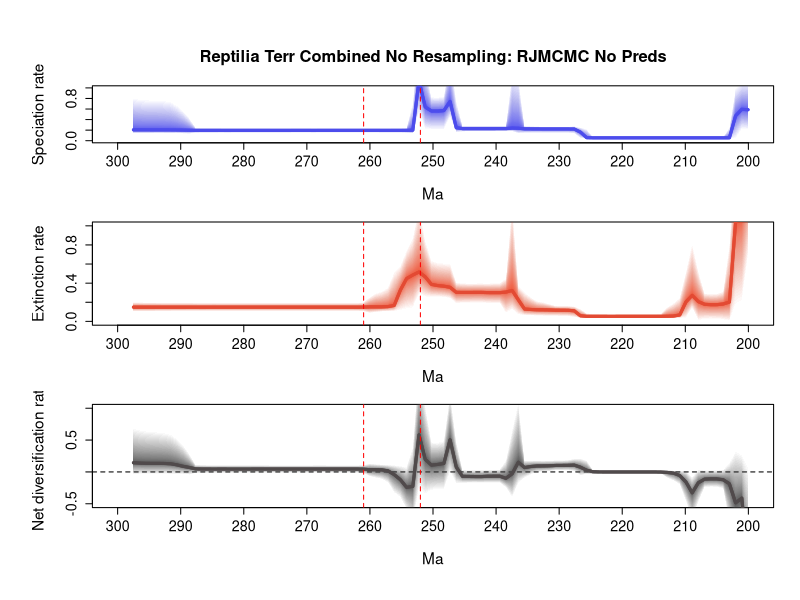

Write R code to recreate this figure.
# 1 files combined:
# 	C:\Users\SimoesLabAdmin\Documents\BDNN_Arielli\reptilia\mcmc_fixshift_no_predictors\D_mcmc\combined_10_marginal_rates.log

# 95% HPDs calculated using code from Biopy (https://www.cs.auckland.ac.nz/~yhel002/biopy/)

######### CHANGE PATHS TO YOUR OWN FILES #########
pdf(file="C:/Users/SimoesLabAdmin/Documents/BDNN_Arielli/updated_occurrence_analyses/model_2_and_5/200_its/reptilia_terr_200_combined_no_resampling_test/reptilia_terr_combined_no_resampling_test_RTT_marginal_rates.pdf",width=8, height=10.8)
par(mfrow=c(3,1), cex.main=1.7, cex.lab=1.4, cex.axis=1.3,
    mgp=c(3.5, 1, 0),      # distance of axis labels from plot, increase first value to move y axis label further out
    oma=c(2, 2, 2, 0))     # outer margins for the entire figure

library(scales)
plot_RTT <- function (age,hpd_M,hpd_m,mean_m,color){
    N=100
    beta=(1:(N-1))/N
    alpha_shape=0.25
    cat=1-(beta^(1./alpha_shape))
    for (i in 1:(N-1)){
        trans= 1/N + 2/N
        polygon(c(age, rev(age)), c(hpd_M-((hpd_M-mean_m)*cat[i]), rev(hpd_m+((mean_m-hpd_m)*cat[i]))), col = alpha(color,trans), border = NA)
    }
    lines(rev(age), rev(mean_m), col = color, lwd=3)
}

######### ADD YOUR OWN DATA HERE, OUTPUTTED BY THE USE OF -PLOT2 (-plot 2 gives cloud with hpd intervals, -plot does not) #########
# L_hpd_m95=c(NA, NA,NA,NA,NA,NA,NA,NA,NA,NA,NA,NA,NA,NA,NA,NA,NA,NA,NA,NA,NA,NA,NA,NA,NA,NA,NA,NA,NA,NA,NA,NA,NA,NA,NA,NA,NA,NA,NA,NA,NA,NA,NA,NA,NA,NA,NA,NA,NA,NA,NA,NA,NA,NA,NA,NA,NA,NA,NA,NA,NA,NA,NA,NA,NA,NA,NA,NA,NA,NA,NA,NA,NA,NA,NA,NA,NA,NA,NA,NA,NA,NA,NA,NA,NA,NA,NA,NA,NA,NA,NA,NA,NA,NA,NA,NA,NA,NA,NA,NA,NA,NA,NA,NA,NA,NA,NA,NA,NA,NA,NA,NA,NA,NA,NA,NA,NA,NA,NA,NA,NA,NA,NA,NA,NA,NA,NA,NA,NA,NA,NA,NA,NA,NA,NA,NA,NA,NA,NA,NA,NA,NA,NA,NA,NA,NA,NA,NA,NA,NA,NA,NA,NA,NA,NA,NA,NA,NA,NA,NA,NA,NA,NA,NA,NA,NA,NA,NA,NA,NA,NA,NA,NA,NA,NA,NA,NA,NA,NA,NA,NA,NA,NA,NA,NA,NA,NA,NA,NA,NA,NA,NA,NA,NA,NA,NA,NA,NA,NA,NA,0.114994,0.114994,0.114994,0.114994,0.114994,0.114994,0.114994,0.114994,0.114994,0.033474,0.033474,0.033474,0.033474,0.033474,0.033474,0.033474,0.033474,0.033474,0.046121,0.046121,0.046121,0.046121,0.046121,0.046121,0.046121,0.046121,0.046121,0.046121,0.152609,0.152609,0.152609,0.152609,0.152609,0.152609,0.152609,0.152609,0.152609,0.152609,0.139653,0.139653,0.139653,0.139653,0.139653,0.181072,0.181072,0.181072,0.181072,0.181072,0.606852,0.606852,0.606852,0.606852,0.606852,0.136972,0.136972,0.136972,0.136972,0.136972,0.136972,0.136972,0.089169,0.089169,0.089169,0.089169,0.089169,0.110491,0.110491,0.110491,0.110491,0.110491,0.110491,0.110491,0.110491,0.110491,0.015348,0.015348,0.015348,0.015348,0.015348,0.015348,0.015348,0.015348,0.015348,0.015348,0.057541,0.057541,0.057541,0.057541,0.057541,0.057541,0.057541,0.212008,0.212008,0.212008,0.212008,0.212008,0.212008,0.212008)
# L_hpd_M95=c(NA, NA,NA,NA,NA,NA,NA,NA,NA,NA,NA,NA,NA,NA,NA,NA,NA,NA,NA,NA,NA,NA,NA,NA,NA,NA,NA,NA,NA,NA,NA,NA,NA,NA,NA,NA,NA,NA,NA,NA,NA,NA,NA,NA,NA,NA,NA,NA,NA,NA,NA,NA,NA,NA,NA,NA,NA,NA,NA,NA,NA,NA,NA,NA,NA,NA,NA,NA,NA,NA,NA,NA,NA,NA,NA,NA,NA,NA,NA,NA,NA,NA,NA,NA,NA,NA,NA,NA,NA,NA,NA,NA,NA,NA,NA,NA,NA,NA,NA,NA,NA,NA,NA,NA,NA,NA,NA,NA,NA,NA,NA,NA,NA,NA,NA,NA,NA,NA,NA,NA,NA,NA,NA,NA,NA,NA,NA,NA,NA,NA,NA,NA,NA,NA,NA,NA,NA,NA,NA,NA,NA,NA,NA,NA,NA,NA,NA,NA,NA,NA,NA,NA,NA,NA,NA,NA,NA,NA,NA,NA,NA,NA,NA,NA,NA,NA,NA,NA,NA,NA,NA,NA,NA,NA,NA,NA,NA,NA,NA,NA,NA,NA,NA,NA,NA,NA,NA,NA,NA,NA,NA,NA,NA,NA,NA,NA,NA,NA,NA,NA,0.189141,0.189141,0.189141,0.189141,0.189141,0.189141,0.189141,0.189141,0.189141,0.069574,0.069574,0.069574,0.069574,0.069574,0.069574,0.069574,0.069574,0.069574,0.088657,0.088657,0.088657,0.088657,0.088657,0.088657,0.088657,0.088657,0.088657,0.088657,0.224674,0.224674,0.224674,0.224674,0.224674,0.224674,0.224674,0.224674,0.224674,0.224674,0.257379,0.257379,0.257379,0.257379,0.257379,0.303106,0.303106,0.303106,0.303106,0.303106,0.951545,0.951545,0.951545,0.951545,0.951545,0.333101,0.333101,0.333101,0.333101,0.333101,0.333101,0.333101,0.395803,0.395803,0.395803,0.395803,0.395803,0.357951,0.357951,0.357951,0.357951,0.357951,0.357951,0.357951,0.357951,0.357951,0.13264,0.13264,0.13264,0.13264,0.13264,0.13264,0.13264,0.13264,0.13264,0.13264,0.231432,0.231432,0.231432,0.231432,0.231432,0.231432,0.231432,1.020888,1.020888,1.020888,1.020888,1.020888,1.020888,1.020888)
# M_hpd_m95=c(NA, NA,NA,NA,NA,NA,NA,NA,NA,NA,NA,NA,NA,NA,NA,NA,NA,NA,NA,NA,NA,NA,NA,NA,NA,NA,NA,NA,NA,NA,NA,NA,NA,NA,NA,NA,NA,NA,NA,NA,NA,NA,NA,NA,NA,NA,NA,NA,NA,NA,NA,NA,NA,NA,NA,NA,NA,NA,NA,NA,NA,NA,NA,NA,NA,NA,NA,NA,NA,NA,NA,NA,NA,NA,NA,NA,NA,NA,NA,NA,NA,NA,NA,NA,NA,NA,NA,NA,NA,NA,NA,NA,NA,NA,NA,NA,NA,NA,NA,NA,NA,NA,NA,NA,NA,NA,NA,NA,NA,NA,NA,NA,NA,NA,NA,NA,NA,NA,NA,NA,NA,NA,NA,NA,NA,NA,NA,NA,NA,NA,NA,NA,NA,NA,NA,NA,NA,NA,NA,NA,NA,NA,NA,NA,NA,NA,NA,NA,NA,NA,NA,NA,NA,NA,NA,NA,NA,NA,NA,NA,NA,NA,NA,NA,NA,NA,NA,NA,NA,NA,NA,NA,NA,NA,NA,NA,NA,NA,NA,NA,NA,NA,NA,NA,NA,NA,NA,NA,NA,NA,NA,NA,NA,NA,NA,NA,NA,NA,NA,NA,0.266444,0.266444,0.266444,0.266444,0.266444,0.266444,0.266444,0.266444,0.266444,0.067035,0.067035,0.067035,0.067035,0.067035,0.067035,0.067035,0.067035,0.067035,0.025482,0.025482,0.025482,0.025482,0.025482,0.025482,0.025482,0.025482,0.025482,0.025482,0.097251,0.097251,0.097251,0.097251,0.097251,0.097251,0.097251,0.097251,0.097251,0.097251,0.174707,0.174707,0.174707,0.174707,0.174707,0.172917,0.172917,0.172917,0.172917,0.172917,0.347579,0.347579,0.347579,0.347579,0.347579,0.179302,0.179302,0.179302,0.179302,0.179302,0.179302,0.179302,0.058298,0.058298,0.058298,0.058298,0.058298,0.056564,0.056564,0.056564,0.056564,0.056564,0.056564,0.056564,0.056564,0.056564,0.056263,0.056263,0.056263,0.056263,0.056263,0.056263,0.056263,0.056263,0.056263,0.056263,0.033415,0.033415,0.033415,0.033415,0.033415,0.033415,0.033415,0.018107,0.018107,0.018107,0.018107,0.018107,0.018107,0.018107)
# M_hpd_M95=c(NA, NA,NA,NA,NA,NA,NA,NA,NA,NA,NA,NA,NA,NA,NA,NA,NA,NA,NA,NA,NA,NA,NA,NA,NA,NA,NA,NA,NA,NA,NA,NA,NA,NA,NA,NA,NA,NA,NA,NA,NA,NA,NA,NA,NA,NA,NA,NA,NA,NA,NA,NA,NA,NA,NA,NA,NA,NA,NA,NA,NA,NA,NA,NA,NA,NA,NA,NA,NA,NA,NA,NA,NA,NA,NA,NA,NA,NA,NA,NA,NA,NA,NA,NA,NA,NA,NA,NA,NA,NA,NA,NA,NA,NA,NA,NA,NA,NA,NA,NA,NA,NA,NA,NA,NA,NA,NA,NA,NA,NA,NA,NA,NA,NA,NA,NA,NA,NA,NA,NA,NA,NA,NA,NA,NA,NA,NA,NA,NA,NA,NA,NA,NA,NA,NA,NA,NA,NA,NA,NA,NA,NA,NA,NA,NA,NA,NA,NA,NA,NA,NA,NA,NA,NA,NA,NA,NA,NA,NA,NA,NA,NA,NA,NA,NA,NA,NA,NA,NA,NA,NA,NA,NA,NA,NA,NA,NA,NA,NA,NA,NA,NA,NA,NA,NA,NA,NA,NA,NA,NA,NA,NA,NA,NA,NA,NA,NA,NA,NA,NA,0.392508,0.392508,0.392508,0.392508,0.392508,0.392508,0.392508,0.392508,0.392508,0.121397,0.121397,0.121397,0.121397,0.121397,0.121397,0.121397,0.121397,0.121397,0.060656,0.060656,0.060656,0.060656,0.060656,0.060656,0.060656,0.060656,0.060656,0.060656,0.153565,0.153565,0.153565,0.153565,0.153565,0.153565,0.153565,0.153565,0.153565,0.153565,0.317308,0.317308,0.317308,0.317308,0.317308,0.282132,0.282132,0.282132,0.282132,0.282132,0.594192,0.594192,0.594192,0.594192,0.594192,0.387325,0.387325,0.387325,0.387325,0.387325,0.387325,0.387325,0.280056,0.280056,0.280056,0.280056,0.280056,0.259211,0.259211,0.259211,0.259211,0.259211,0.259211,0.259211,0.259211,0.259211,0.234882,0.234882,0.234882,0.234882,0.234882,0.234882,0.234882,0.234882,0.234882,0.234882,0.192177,0.192177,0.192177,0.192177,0.192177,0.192177,0.192177,0.309768,0.309768,0.309768,0.309768,0.309768,0.309768,0.309768)
# R_hpd_m95=c(NA, NA,NA,NA,NA,NA,NA,NA,NA,NA,NA,NA,NA,NA,NA,NA,NA,NA,NA,NA,NA,NA,NA,NA,NA,NA,NA,NA,NA,NA,NA,NA,NA,NA,NA,NA,NA,NA,NA,NA,NA,NA,NA,NA,NA,NA,NA,NA,NA,NA,NA,NA,NA,NA,NA,NA,NA,NA,NA,NA,NA,NA,NA,NA,NA,NA,NA,NA,NA,NA,NA,NA,NA,NA,NA,NA,NA,NA,NA,NA,NA,NA,NA,NA,NA,NA,NA,NA,NA,NA,NA,NA,NA,NA,NA,NA,NA,NA,NA,NA,NA,NA,NA,NA,NA,NA,NA,NA,NA,NA,NA,NA,NA,NA,NA,NA,NA,NA,NA,NA,NA,NA,NA,NA,NA,NA,NA,NA,NA,NA,NA,NA,NA,NA,NA,NA,NA,NA,NA,NA,NA,NA,NA,NA,NA,NA,NA,NA,NA,NA,NA,NA,NA,NA,NA,NA,NA,NA,NA,NA,NA,NA,NA,NA,NA,NA,NA,NA,NA,NA,NA,NA,NA,NA,NA,NA,NA,NA,NA,NA,NA,NA,NA,NA,NA,NA,NA,NA,NA,NA,NA,NA,NA,NA,NA,NA,NA,NA,NA,NA,-0.245767,-0.245767,-0.245767,-0.245767,-0.245767,-0.245767,-0.245767,-0.245767,-0.245767,-0.071773,-0.071773,-0.071773,-0.071773,-0.071773,-0.071773,-0.071773,-0.071773,-0.071773,0.000982,0.000982,0.000982,0.000982,0.000982,0.000982,0.000982,0.000982,0.000982,0.000982,0.017191,0.017191,0.017191,0.017191,0.017191,0.017191,0.017191,0.017191,0.017191,0.017191,-0.137092,-0.137092,-0.137092,-0.137092,-0.137092,-0.059507,-0.059507,-0.059507,-0.059507,-0.059507,0.127017,0.127017,0.127017,0.127017,0.127017,-0.175252,-0.175252,-0.175252,-0.175252,-0.175252,-0.175252,-0.175252,-0.095712,-0.095712,-0.095712,-0.095712,-0.095712,-0.078147,-0.078147,-0.078147,-0.078147,-0.078147,-0.078147,-0.078147,-0.078147,-0.078147,-0.173051,-0.173051,-0.173051,-0.173051,-0.173051,-0.173051,-0.173051,-0.173051,-0.173051,-0.173051,-0.078221,-0.078221,-0.078221,-0.078221,-0.078221,-0.078221,-0.078221,0.066983,0.066983,0.066983,0.066983,0.066983,0.066983,0.066983)
# R_hpd_M95=c(NA, NA,NA,NA,NA,NA,NA,NA,NA,NA,NA,NA,NA,NA,NA,NA,NA,NA,NA,NA,NA,NA,NA,NA,NA,NA,NA,NA,NA,NA,NA,NA,NA,NA,NA,NA,NA,NA,NA,NA,NA,NA,NA,NA,NA,NA,NA,NA,NA,NA,NA,NA,NA,NA,NA,NA,NA,NA,NA,NA,NA,NA,NA,NA,NA,NA,NA,NA,NA,NA,NA,NA,NA,NA,NA,NA,NA,NA,NA,NA,NA,NA,NA,NA,NA,NA,NA,NA,NA,NA,NA,NA,NA,NA,NA,NA,NA,NA,NA,NA,NA,NA,NA,NA,NA,NA,NA,NA,NA,NA,NA,NA,NA,NA,NA,NA,NA,NA,NA,NA,NA,NA,NA,NA,NA,NA,NA,NA,NA,NA,NA,NA,NA,NA,NA,NA,NA,NA,NA,NA,NA,NA,NA,NA,NA,NA,NA,NA,NA,NA,NA,NA,NA,NA,NA,NA,NA,NA,NA,NA,NA,NA,NA,NA,NA,NA,NA,NA,NA,NA,NA,NA,NA,NA,NA,NA,NA,NA,NA,NA,NA,NA,NA,NA,NA,NA,NA,NA,NA,NA,NA,NA,NA,NA,NA,NA,NA,NA,NA,NA,-0.108956,-0.108956,-0.108956,-0.108956,-0.108956,-0.108956,-0.108956,-0.108956,-0.108956,-0.014287,-0.014287,-0.014287,-0.014287,-0.014287,-0.014287,-0.014287,-0.014287,-0.014287,0.048329,0.048329,0.048329,0.048329,0.048329,0.048329,0.048329,0.048329,0.048329,0.048329,0.106874,0.106874,0.106874,0.106874,0.106874,0.106874,0.106874,0.106874,0.106874,0.106874,0.039836,0.039836,0.039836,0.039836,0.039836,0.089449,0.089449,0.089449,0.089449,0.089449,0.491442,0.491442,0.491442,0.491442,0.491442,0.08185,0.08185,0.08185,0.08185,0.08185,0.08185,0.08185,0.254135,0.254135,0.254135,0.254135,0.254135,0.236419,0.236419,0.236419,0.236419,0.236419,0.236419,0.236419,0.236419,0.236419,0.034041,0.034041,0.034041,0.034041,0.034041,0.034041,0.034041,0.034041,0.034041,0.034041,0.146114,0.146114,0.146114,0.146114,0.146114,0.146114,0.146114,0.873557,0.873557,0.873557,0.873557,0.873557,0.873557,0.873557)
# L_mean=c(NA, NA,NA,NA,NA,NA,NA,NA,NA,NA,NA,NA,NA,NA,NA,NA,NA,NA,NA,NA,NA,NA,NA,NA,NA,NA,NA,NA,NA,NA,NA,NA,NA,NA,NA,NA,NA,NA,NA,NA,NA,NA,NA,NA,NA,NA,NA,NA,NA,NA,NA,NA,NA,NA,NA,NA,NA,NA,NA,NA,NA,NA,NA,NA,NA,NA,NA,NA,NA,NA,NA,NA,NA,NA,NA,NA,NA,NA,NA,NA,NA,NA,NA,NA,NA,NA,NA,NA,NA,NA,NA,NA,NA,NA,NA,NA,NA,NA,NA,NA,NA,NA,NA,NA,NA,NA,NA,NA,NA,NA,NA,NA,NA,NA,NA,NA,NA,NA,NA,NA,NA,NA,NA,NA,NA,NA,NA,NA,NA,NA,NA,NA,NA,NA,NA,NA,NA,NA,NA,NA,NA,NA,NA,NA,NA,NA,NA,NA,NA,NA,NA,NA,NA,NA,NA,NA,NA,NA,NA,NA,NA,NA,NA,NA,NA,NA,NA,NA,NA,NA,NA,NA,NA,NA,NA,NA,NA,NA,NA,NA,NA,NA,NA,NA,NA,NA,NA,NA,NA,NA,NA,NA,NA,NA,NA,NA,NA,NA,NA,NA,0.151330238655556,0.151330238655556,0.151330238655556,0.151330238655556,0.151330238655556,0.151330238655556,0.151330238655556,0.151330238655556,0.151330238655556,0.0512139904,0.0512139904,0.0512139904,0.0512139904,0.0512139904,0.0512139904,0.0512139904,0.0512139904,0.0512139904,0.067545195233333,0.067545195233333,0.067545195233333,0.067545195233333,0.067545195233333,0.067545195233333,0.067545195233333,0.067545195233333,0.067545195233333,0.067545195233333,0.187672389244444,0.187672389244444,0.187672389244444,0.187672389244444,0.187672389244444,0.187672389244444,0.187672389244444,0.187672389244444,0.187672389244444,0.187672389244444,0.197644816633333,0.197644816633333,0.197644816633333,0.197644816633333,0.197644816633333,0.2411908275,0.2411908275,0.2411908275,0.2411908275,0.2411908275,0.775297504,0.775297504,0.775297504,0.775297504,0.775297504,0.233464674177778,0.233464674177778,0.233464674177778,0.233464674177778,0.233464674177778,0.233464674177778,0.233464674177778,0.235823171044444,0.235823171044444,0.235823171044444,0.235823171044444,0.235823171044444,0.228914010355556,0.228914010355556,0.228914010355556,0.228914010355556,0.228914010355556,0.228914010355556,0.228914010355556,0.228914010355556,0.228914010355556,0.071749242466667,0.071749242466667,0.071749242466667,0.071749242466667,0.071749242466667,0.071749242466667,0.071749242466667,0.071749242466667,0.071749242466667,0.071749242466667,0.141282295644444,0.141282295644444,0.141282295644444,0.141282295644444,0.141282295644444,0.141282295644444,0.141282295644444,0.585857482055556,0.585857482055556,0.585857482055556,0.585857482055556,0.585857482055556,0.585857482055556,0.585857482055556)
# M_mean=c(NA, NA,NA,NA,NA,NA,NA,NA,NA,NA,NA,NA,NA,NA,NA,NA,NA,NA,NA,NA,NA,NA,NA,NA,NA,NA,NA,NA,NA,NA,NA,NA,NA,NA,NA,NA,NA,NA,NA,NA,NA,NA,NA,NA,NA,NA,NA,NA,NA,NA,NA,NA,NA,NA,NA,NA,NA,NA,NA,NA,NA,NA,NA,NA,NA,NA,NA,NA,NA,NA,NA,NA,NA,NA,NA,NA,NA,NA,NA,NA,NA,NA,NA,NA,NA,NA,NA,NA,NA,NA,NA,NA,NA,NA,NA,NA,NA,NA,NA,NA,NA,NA,NA,NA,NA,NA,NA,NA,NA,NA,NA,NA,NA,NA,NA,NA,NA,NA,NA,NA,NA,NA,NA,NA,NA,NA,NA,NA,NA,NA,NA,NA,NA,NA,NA,NA,NA,NA,NA,NA,NA,NA,NA,NA,NA,NA,NA,NA,NA,NA,NA,NA,NA,NA,NA,NA,NA,NA,NA,NA,NA,NA,NA,NA,NA,NA,NA,NA,NA,NA,NA,NA,NA,NA,NA,NA,NA,NA,NA,NA,NA,NA,NA,NA,NA,NA,NA,NA,NA,NA,NA,NA,NA,NA,NA,NA,NA,NA,NA,NA,0.328131380822222,0.328131380822222,0.328131380822222,0.328131380822222,0.328131380822222,0.328131380822222,0.328131380822222,0.328131380822222,0.328131380822222,0.094444743022222,0.094444743022222,0.094444743022222,0.094444743022222,0.094444743022222,0.094444743022222,0.094444743022222,0.094444743022222,0.094444743022222,0.042855392788889,0.042855392788889,0.042855392788889,0.042855392788889,0.042855392788889,0.042855392788889,0.042855392788889,0.042855392788889,0.042855392788889,0.042855392788889,0.1251095134,0.1251095134,0.1251095134,0.1251095134,0.1251095134,0.1251095134,0.1251095134,0.1251095134,0.1251095134,0.1251095134,0.2454266431,0.2454266431,0.2454266431,0.2454266431,0.2454266431,0.227031193711111,0.227031193711111,0.227031193711111,0.227031193711111,0.227031193711111,0.467839329033333,0.467839329033333,0.467839329033333,0.467839329033333,0.467839329033333,0.279892344955556,0.279892344955556,0.279892344955556,0.279892344955556,0.279892344955556,0.279892344955556,0.279892344955556,0.164054551122222,0.164054551122222,0.164054551122222,0.164054551122222,0.164054551122222,0.153096309088889,0.153096309088889,0.153096309088889,0.153096309088889,0.153096309088889,0.153096309088889,0.153096309088889,0.153096309088889,0.153096309088889,0.140174235122222,0.140174235122222,0.140174235122222,0.140174235122222,0.140174235122222,0.140174235122222,0.140174235122222,0.140174235122222,0.140174235122222,0.140174235122222,0.109193183133333,0.109193183133333,0.109193183133333,0.109193183133333,0.109193183133333,0.109193183133333,0.109193183133333,0.145943641166667,0.145943641166667,0.145943641166667,0.145943641166667,0.145943641166667,0.145943641166667,0.145943641166667)
# R_mean=c(NA, NA,NA,NA,NA,NA,NA,NA,NA,NA,NA,NA,NA,NA,NA,NA,NA,NA,NA,NA,NA,NA,NA,NA,NA,NA,NA,NA,NA,NA,NA,NA,NA,NA,NA,NA,NA,NA,NA,NA,NA,NA,NA,NA,NA,NA,NA,NA,NA,NA,NA,NA,NA,NA,NA,NA,NA,NA,NA,NA,NA,NA,NA,NA,NA,NA,NA,NA,NA,NA,NA,NA,NA,NA,NA,NA,NA,NA,NA,NA,NA,NA,NA,NA,NA,NA,NA,NA,NA,NA,NA,NA,NA,NA,NA,NA,NA,NA,NA,NA,NA,NA,NA,NA,NA,NA,NA,NA,NA,NA,NA,NA,NA,NA,NA,NA,NA,NA,NA,NA,NA,NA,NA,NA,NA,NA,NA,NA,NA,NA,NA,NA,NA,NA,NA,NA,NA,NA,NA,NA,NA,NA,NA,NA,NA,NA,NA,NA,NA,NA,NA,NA,NA,NA,NA,NA,NA,NA,NA,NA,NA,NA,NA,NA,NA,NA,NA,NA,NA,NA,NA,NA,NA,NA,NA,NA,NA,NA,NA,NA,NA,NA,NA,NA,NA,NA,NA,NA,NA,NA,NA,NA,NA,NA,NA,NA,NA,NA,NA,NA,-0.1768011409,-0.1768011409,-0.1768011409,-0.1768011409,-0.1768011409,-0.1768011409,-0.1768011409,-0.1768011409,-0.1768011409,-0.043230755155556,-0.043230755155556,-0.043230755155556,-0.043230755155556,-0.043230755155556,-0.043230755155556,-0.043230755155556,-0.043230755155556,-0.043230755155556,0.024689801488889,0.024689801488889,0.024689801488889,0.024689801488889,0.024689801488889,0.024689801488889,0.024689801488889,0.024689801488889,0.024689801488889,0.024689801488889,0.062562874988889,0.062562874988889,0.062562874988889,0.062562874988889,0.062562874988889,0.062562874988889,0.062562874988889,0.062562874988889,0.062562874988889,0.062562874988889,-0.047781829444444,-0.047781829444444,-0.047781829444444,-0.047781829444444,-0.047781829444444,0.014159632422222,0.014159632422222,0.014159632422222,0.014159632422222,0.014159632422222,0.307458172688889,0.307458172688889,0.307458172688889,0.307458172688889,0.307458172688889,-0.046427672311111,-0.046427672311111,-0.046427672311111,-0.046427672311111,-0.046427672311111,-0.046427672311111,-0.046427672311111,0.0717686202,0.0717686202,0.0717686202,0.0717686202,0.0717686202,0.075817701544444,0.075817701544444,0.075817701544444,0.075817701544444,0.075817701544444,0.075817701544444,0.075817701544444,0.075817701544444,0.075817701544444,-0.068424991188889,-0.068424991188889,-0.068424991188889,-0.068424991188889,-0.068424991188889,-0.068424991188889,-0.068424991188889,-0.068424991188889,-0.068424991188889,-0.068424991188889,0.032089112333333,0.032089112333333,0.032089112333333,0.032089112333333,0.032089112333333,0.032089112333333,0.032089112333333,0.4399138442,0.4399138442,0.4399138442,0.4399138442,0.4399138442,0.4399138442,0.4399138442)
trans=0.5
# age=(0:(298-1))* -1

age = c(-200.05481329000003, -201.03901787,-202.02322245,-203.00742702999997,-203.99163161,-204.97583619,-205.96004076999998,-206.94424535000002,-207.92844993,-208.91265450999998,-209.89685909000002,-210.88106367,-211.86526824999999,-212.84947283000002,-213.83367741,-214.81788199,-215.80208656999997,-216.78629115,-217.77049573,-218.75470030999998,-219.73890489000001,-220.72310947,-221.70731404999998,-222.69151863000002,-223.67572321,-224.65992778999998,-225.64413237000002,-226.62833695,-227.61254153,-228.59674610999997,-229.58095069,-230.56515527,-231.54935984999997,-232.53356443,-233.51776901,-234.50197358999998,-235.48617817000002,-236.47038275,-237.45458732999998,-238.43879191000002,-239.42299649,-240.40720106999999,-241.39140564999997,-242.37561023,-243.35981481,-244.34401938999997,-245.32822397,-246.31242855,-247.29663312999998,-248.28083771000001,-249.26504229,-250.24924686999998,-251.23345144999996,-252.21765603,-253.20186060999998,-254.18606518999997,-255.17026977,-256.15447435,-257.13867893,-258.12288351,-259.10708809,-260.09129267,-261.07549725,-262.05970183,-263.04390641,-264.02811099,-265.01231557,-265.99652015,-266.98072472999996,-267.96492931,-268.94913389,-269.93333847,-270.91754305,-271.90174763,-272.88595220999997,-273.87015679,-274.85436137,-275.83856595,-276.82277053,-277.80697511,-278.79117969,-279.77538426999996,-280.75958885,-281.74379343,-282.72799801,-283.71220259,-284.69640717,-285.68061174999997,-286.66481632999995,-287.64902091,-288.63322549,-289.61743007,-290.60163465,-291.58583923,-292.57004380999996,-293.55424839,-294.53845297,-295.52265754999996,-296.50686213,-297.49106671)
L_hpd_M95=c(1.1466360124166157, 1.1248584817464395,1.006053777735813,0.25281158258015707,0.06778941377687721,0.06760635117134929,0.06751571390944106,0.06744912549266026,0.06744776291324055,0.06744507980465002,0.06744507980465002,0.06739154752524601,0.06739019976965668,0.06738867700156773,0.0673799912465044,0.06737736255711946,0.0673718933839982,0.06737736255711946,0.06738142917989609,0.06739019976965668,0.06744507980465002,0.06744507980465002,0.06744776291324055,0.06744776291324055,0.06778319020936707,0.07189501269879578,0.22362766005062668,0.2514825699089768,0.27547568513686793,0.26855806630042045,0.2686304042789407,0.2686771587833572,0.26878308353417435,0.26989451950108284,0.2713271365205842,0.2742871286710988,0.2774914598180042,1.2250458577158814,1.3058987868788765,0.28399367690514127,0.2829638775901568,0.2823791092062072,0.2823791092062072,0.28224722618638726,0.28228485439236095,0.28315161495031144,0.2844771330099294,0.7763592838725786,1.6432589063041099,0.8428426696096323,0.8257672713537507,0.8314301018921861,1.4327451630866448,2.066191244053289,0.7282337290307409,0.24892766824840928,0.24370568578617474,0.24356981108985404,0.24325432094698457,0.24297207628135228,0.2441017290822449,0.2440999539782467,0.2438464027082177,0.24381118602513488,0.24371822076555788,0.24371822076555788,0.24372194572348518,0.24372194572348518,0.24381028320928824,0.2438464027082177,0.24262309543021576,0.24412212557214857,0.2441003012908269,0.24415258962816722,0.24295405605983006,0.24308775830434357,0.2432281427788692,0.24371822076555788,0.24412212557214857,0.24479727232975956,0.24478435212134067,0.24477492127528852,0.24480604866704755,0.24479051880480207,0.2447888324250324,0.2456588546418449,0.24565112860600374,0.24620027024779448,0.24690321229463688,0.25034697235144826,0.4315507471852623,0.5700707948581999,0.6771949608633775,0.7482757206256876,0.7693092104886369,0.779352143224389,0.7824468018629676,0.7861762374940874,0.7991311019509312,0.8217718853496808)
L_hpd_m95=c(0.2023772640052509, 0.21378026410949008,0.03673991576688866,0.034032380414347176,0.04121143008783533,0.04140429438074416,0.04136969716351032,0.04134657708547919,0.041362155970085725,0.04137945770662025,0.04140871385209364,0.041374304107439475,0.04137481913747232,0.04137552203767846,0.04137599201170074,0.04137481913747232,0.04137328251405336,0.041374304107439475,0.04137481913747232,0.04137481913747232,0.04142179176548949,0.041410848105202666,0.0413954244903139,0.04134657708547919,0.041214738125266416,0.03808927100262063,0.03934357725438555,0.04362707007151469,0.1352091478828591,0.14420521375281994,0.14508481297904696,0.145102490396769,0.14498919995336712,0.14544573432689012,0.14538812973949997,0.14455761045524546,0.14320804655967,0.13577373227555206,0.17654630769991628,0.17228411879707622,0.17387358071156458,0.1736090739722232,0.17382215869651593,0.17366611108909266,0.17328736385263563,0.17328736385263563,0.1709710985744977,0.15707506475884572,0.4463131033503925,0.20227848914793073,0.20227848914793073,0.20237681443189748,0.20937297250166015,0.5179450714916756,0.1342067000648396,0.1452105106400447,0.1492305745413085,0.14953496365546493,0.14953202097277876,0.14952277536575742,0.1508576327571382,0.15097381092767967,0.15084695491426198,0.15086997102265837,0.1508298097182326,0.150861301635795,0.1508434767838853,0.15082676793502509,0.150861301635795,0.1508609176406907,0.14953202097277876,0.1509558118724622,0.15088116212380973,0.1508609176406907,0.14953496365546493,0.14955229410143545,0.1495108207360794,0.14934900017913413,0.149072921495862,0.14931082100596704,0.14897196049862854,0.1487469689273736,0.14859474041040036,0.1483988415712949,0.14807310671229762,0.1485505777895028,0.1478881044188344,0.14787975485223567,0.1469382286791294,0.1452105106400447,0.1299063622630047,0.13340324999251593,0.13686147243022323,0.13542166817901058,0.13586539000998088,0.13686147243022323,0.1348323857910215,0.1337532746345677,0.13413989054184472,0.13340573912098408)
L_mean=c(0.5869700794611747, 0.5949930519985576,0.47162020248096004,0.05474899799410958,0.054077187408180176,0.054051901552678985,0.05405101364742171,0.0540479165726656,0.05404649116497164,0.05404442592851901,0.05403959759532459,0.054036391412389834,0.05403415086759543,0.054033331375032134,0.054034084336371024,0.054034096296723566,0.05403734255204562,0.05403959759532459,0.05403959759532459,0.05403972467030826,0.05403910058509523,0.05403893747447709,0.05403939212453093,0.05404252325563075,0.05408391337439312,0.054448813065233734,0.056975161030445795,0.16288447255559768,0.22064772876560837,0.22177589261802566,0.22178804917204326,0.22181021338337426,0.22197785950859908,0.22239379701145734,0.22306666153279536,0.2239972833477299,0.22474407745145375,0.23546393733271137,0.23856872548984742,0.229108402149641,0.2289923281411701,0.22898438274305633,0.22898398896203997,0.22898486489806635,0.22889753928085527,0.22881531410925907,0.2289382691061635,0.24576451799005616,0.7442612821473011,0.5707230053203454,0.5612225833909139,0.5626114776932594,0.6389033515286267,1.1340248388213703,0.19946576733028148,0.1950034803480732,0.19446221010942122,0.1944539865584114,0.1944816351593136,0.19452502880176403,0.19457816920249316,0.1945968283798109,0.19458573436061144,0.1945768713953938,0.19458020059159872,0.19459228520037763,0.1945948162767598,0.1945877100610024,0.19457917391966073,0.19456528507367454,0.19454723957116238,0.19454054412399274,0.19454064306503285,0.19454867128104375,0.19455752784653071,0.19456528507367454,0.19456775613281585,0.19447853881357133,0.19438632241515888,0.19434949152879344,0.19432431356409813,0.19432451077584897,0.1943373267060563,0.19434536915715345,0.19436578719189715,0.19440607449214803,0.19441274401376094,0.1944478908251039,0.1945791256505769,0.1949918328142718,0.1978834048001788,0.20008710962889334,0.2022052794910758,0.20371841460819567,0.2042780881970372,0.20459970883085318,0.20488632664903494,0.20513432063526255,0.2054852944435489,0.20597758963185647)
M_hpd_M95=c(5.3973321340071445, 1.7860151643557858,1.735468173158457,0.8240775785355956,0.31603562521540807,0.2941443319665886,0.2921375416128539,0.2971768980595786,0.5358764552978583,0.8321896345178279,0.5278436669429621,0.2530874711183364,0.1938964030225701,0.15088292983506454,0.081847432947191,0.0805419926128806,0.08049356915041683,0.08045626660255993,0.08044273600402335,0.08045093057390668,0.08047670211303029,0.08045000044604882,0.08045620111027486,0.080479131521042,0.08107640272374322,0.08187165684623292,0.08457654890634236,0.1310518707480164,0.15770230321845516,0.163029622360522,0.1634483180383686,0.16501019564949815,0.18321349530840267,0.20249638212879026,0.21299537413819777,0.25634949068013235,0.309214923538707,0.37316104268089684,1.2630530750402527,0.45262715868110875,0.403007608501694,0.4012417721265958,0.3998026917999771,0.4003957510157263,0.40014192605352433,0.3993300568349799,0.4017685751195878,0.40904170974456966,0.6097662762598062,0.6138503413855241,0.6214278857233028,0.643751345158561,0.8582552176492539,1.22536768586581,0.887112080707735,0.7511274110127478,0.5903900479057131,0.5258042255487364,0.36070793516531885,0.31807969201450553,0.29682103414969774,0.2526909342375478,0.19771938125417426,0.19481100426736156,0.1948087799953641,0.19472153514708967,0.1949541350864859,0.19475391449847526,0.19470798695923658,0.19469686888536678,0.19466802179649417,0.19471856394432385,0.19472153514708967,0.19472687223237803,0.1946545436952865,0.19468470583422717,0.19471856394432385,0.19472153514708967,0.1947657353032132,0.19481100426736156,0.1948507247392057,0.19493495268838518,0.19500292720965876,0.19512636877796694,0.19481100426736156,0.19488345608505891,0.1954619226078056,0.19488345608505891,0.1948083287861102,0.19544189523171343,0.19642615063696856,0.19613426543831142,0.19631219724634263,0.19668443441270733,0.19697726587695524,0.19778600671708504,0.1980177997894745,0.1994337376605468,0.19982289118074487,0.2011948225006573)
M_hpd_m95=c(0.666031541920228, 0.19017275142149595,0.15294318315784228,0.001204860498486381,0.013915681864881822,0.022787757612907283,0.02335355799255116,0.022387246564428906,0.006592182396052167,0.13708785950307126,0.03388552548158133,0.034343381299027975,0.03335114664617778,0.030560851970604704,0.03447087813313975,0.03500894578938821,0.03527474953146173,0.035381296103631166,0.03540940963566043,0.03541086333535791,0.03541086333535791,0.035319643749339956,0.03521200346712261,0.03500894578938821,0.0349848898985352,0.03497296984966768,0.03325687816511694,0.03414722759528431,0.04313300234658374,0.051764386310352906,0.0539600436783962,0.0546140098763349,0.05423016999744922,0.056621907638434124,0.0574912169996287,0.060274071374420014,0.06269145159505853,0.06780192447895025,0.12040140780172474,0.08059189712574946,0.18631686764179545,0.1863021979609142,0.18815015399134688,0.19304718396401752,0.19304718396401752,0.19063069892739956,0.1902267107364024,0.1863417111447624,0.2391715939982605,0.2498621035092278,0.2544443012687605,0.25315947760662316,0.25209676083295934,0.28368102723061045,0.13342967225440744,0.12494838410528401,0.11159696355812469,0.10710155293176017,0.1036069807384793,0.10125710870197928,0.09393453260043048,0.08617572878550031,0.1055817077968598,0.10602115909844032,0.1064713867755562,0.10650903279344875,0.10690871850450849,0.10690633057487178,0.10691167819458837,0.10691167819458837,0.10691167819458837,0.10698397000384184,0.10699101401201407,0.10700188473320962,0.10690633057487178,0.10691167819458837,0.10691418890991586,0.10691167819458837,0.1069047905581486,0.10691167819458837,0.10690871850450849,0.10690871850450849,0.10691167819458837,0.1069047905581486,0.10648637691535438,0.10644185024495616,0.10691167819458837,0.10622557144453112,0.1059904430357763,0.10632363588230816,0.1069047905581486,0.10614679173686976,0.10597377846117681,0.1059483835030659,0.10542715978679298,0.1048844868331248,0.10341327315301888,0.10349024973828891,0.10283929785998476,0.10294799906296478)
M_mean=c(1.4749932351498187, 1.1094022890942186,1.040244604375319,0.2023820105907443,0.18210163114206315,0.1748866135390834,0.17463629782869167,0.17891369398433354,0.2069445186815848,0.27254487286418844,0.20398338399554689,0.06718480849708999,0.05575000556507165,0.0537887050729685,0.05259384414857472,0.05231770342792352,0.052260759332774145,0.05221312761790718,0.05217975094835013,0.05216525570958014,0.05215264040145387,0.05213418942497866,0.05212212514782702,0.052142595062674456,0.05223078888647974,0.05231093662656727,0.052692463573658616,0.0586101854724044,0.11055505439058713,0.11599405464652941,0.11684445450245992,0.1173181081702945,0.1194937275584615,0.120623170971245,0.12128033376626465,0.12442641544912289,0.12919489595261271,0.2255334520030176,0.3234922856072342,0.30671851599360217,0.30043529918389034,0.30056973003562754,0.30129742890366035,0.3037485639621776,0.30350650324739725,0.30288030546859335,0.30277704139502154,0.30401110648498425,0.3567118845181782,0.3684052843099731,0.3748222354537563,0.38717335065402964,0.4657883749984698,0.5174345114654822,0.4851036836958999,0.4478118164822835,0.32817400843030553,0.16690665025021353,0.15466679009960704,0.1518158875773184,0.1514012806098063,0.15122815438804,0.14919612950174557,0.14881039330572407,0.14875827870481267,0.1487439408261163,0.14872931726580546,0.1486826285788791,0.1486567342731263,0.1486473556389578,0.14864549256060017,0.14864930471967963,0.14865536495284903,0.1486698092876894,0.148681707201892,0.1487013294236334,0.14871307427469133,0.14871188309896533,0.1487108723176762,0.14871440041315998,0.14872444528273446,0.1487313379184671,0.1487390272613795,0.14875124841101703,0.14876173700701473,0.14877589545630082,0.1487743487348059,0.1487589855303224,0.14873199967841738,0.14869822621776074,0.14867142412485487,0.14866418672356888,0.1486683352992076,0.1486751275352216,0.1487158362543375,0.14879233322971291,0.14887612588636545,0.1489336633616833,0.14895220326403202,0.1489656175635705)
R_hpd_M95=c(0.1158958385641633, 0.28687282553538224,0.3547545526836325,0.1441348958015746,0.039537306689868205,0.03181457336760478,0.030902805286928226,0.03078816381423824,0.04637875965992575,-0.0769805604590394,0.02287134474779636,0.02187242419929241,0.023921054383482132,0.028777731242919907,0.023400913154722265,0.022705014781794666,0.02280295794095081,0.022671253877723667,0.022669265616636763,0.02266727877979003,0.022685785045280363,0.022746222113554017,0.02275379702800423,0.022858066537034497,0.023478274849000225,0.030974136757934374,0.183816559450892,0.21149347986113654,0.20836010683506043,0.18785479972304656,0.18340134381360096,0.1831834752076188,0.18014305137302436,0.17891223402229478,0.18054148042321458,0.1810477213441889,0.1815028302281022,1.118805067205872,0.6683424526062249,0.18532255827243482,0.041362407105841575,0.03856194921704578,0.03664290966454764,0.03072611762819996,0.0318719345930332,0.03213180870965232,0.036866111663039575,0.49516631504016934,1.250012920583154,0.4948543448154,0.46967106433879363,0.47690601364235846,1.0671564571189371,1.719175576723657,0.4024565597959875,0.08530696736124102,0.10042813880396778,0.1074721859556281,0.11227183787256856,0.11806142201802827,0.1244095547201121,0.13300118799553126,0.10729558366441333,0.10501896165345714,0.10511593198000868,0.10442420505534174,0.10427452062864037,0.10426053375282834,0.10565919558263283,0.10565919558263283,0.10565049001212018,0.10426888313885138,0.10498284980950003,0.10427452062864037,0.1042596530916827,0.1049816347944847,0.10523079304877017,0.10545404339991779,0.10628732665265385,0.10688883727259164,0.1072159377143551,0.10729558366441333,0.10729116113508202,0.10729116113508202,0.10729558366441333,0.10772846743090556,0.10729558366441333,0.10753389508400002,0.10940383196497584,0.11369961104986794,0.2832594594857183,0.42387397592020426,0.528383027299094,0.5998063903643384,0.6227356525769824,0.6361105961624751,0.6478950164093131,0.6551916734709393,0.6718103961926216,0.6973343871308328)
R_hpd_m95=c(-4.98926334159414, -1.1055309343166724,-1.550141301245416,-0.8316456030878818,-0.2651453545659257,-0.24015464426689206,-0.23822644393595233,-0.24446905517944334,-0.48175519431963426,-0.7754229979375235,-0.4745359570693244,-0.2002417285842995,-0.13944097554293336,-0.09541990622798557,-0.028394610243091555,-0.026746803702654684,-0.026224487007116527,-0.026118112874372143,-0.02603469279466479,-0.02603469279466479,-0.02603469279466479,-0.02603469279466479,-0.026146676918793084,-0.026400654269406215,-0.02745618599868105,-0.037425887308245184,-0.033699251332736775,-0.05957064372302426,0.009188398979921339,0.021395145147508676,0.021412559521577335,0.021462142738188528,0.008530341165500693,0.0011282890530659728,-0.0042196784793346875,-0.04353765761189449,-0.09519347299488529,-0.18440172475635358,-0.40972459721880106,-0.24833112647956057,-0.17297124634436595,-0.17325537695599585,-0.17150114460683613,-0.17296813666156116,-0.1715107548126432,-0.17335709510302375,-0.17622692952594626,-0.18674958281802365,-0.011840502807830111,-0.28182839441604135,-0.28070913668705755,-0.2938351986495718,-0.3612685216955983,-0.2796487465177878,-0.8097053802493546,-0.6041343577399314,-0.4062420013559733,-0.3322699001838211,-0.1718526424172312,-0.11650742960897284,-0.0948642581290077,-0.06921974137715017,-0.017336753257512244,-0.015148084725883443,-0.014530867294499705,-0.015055413934210587,-0.015053400396224437,-0.014920242939626988,-0.013454078450691132,-0.013457072740309134,-0.013520816238687894,-0.014949646673544037,-0.014247386020367514,-0.014999644763887432,-0.015147550807354498,-0.014540798884985301,-0.014529274652888613,-0.015055413934210587,-0.015148084725883443,-0.015057866635457495,-0.015156566530687782,-0.015355872650484464,-0.015638412460352635,-0.015979507492323963,-0.01643312780859904,-0.016547023518654336,-0.017855793745791854,-0.018307373233821755,-0.018307373233821755,-0.020674513574356818,-0.0457672212664916,-0.039382012670155814,-0.038864739996576414,-0.037745488810990574,-0.037409688810874364,-0.037171787618650226,-0.03644680873352346,-0.03803497976335815,-0.037745488810990574,-0.042668816668335996)
R_mean=c(-1.4953041387391586, -0.410605226915382,-0.4856049081059497,-0.1854573342479507,-0.12256928518064307,-0.10977632117439584,-0.10898721996127154,-0.1131800449453804,-0.16929504500343523,-0.3285037404810156,-0.1577284739136689,-0.05572455338933871,-0.019050968538700027,-0.008060360424754463,-0.0020341473212582032,-0.0007096274712990862,-0.00048694467464144027,-0.0003710653443172449,-0.00031291982246580324,-0.00029372801672933536,-0.000280572447727664,-0.0002579660090605732,-0.00024215277320782002,-0.00027179235780649735,-0.00012140942596898245,0.0035967729825644515,0.027018840115853416,0.07437500514595564,0.10690603819622668,0.10360000541163569,0.10225645220389905,0.10141018010638643,0.09644611506979052,0.0942447744741471,0.09347779011205162,0.08490102317194123,0.06842205965961973,0.15269527785546072,-0.029388692962394734,-0.10031290582158607,-0.06653376163387695,-0.06680872176517129,-0.06808962043994929,-0.07343752668365441,-0.0724654838400368,-0.07093835304375519,-0.06924935011436668,0.07707649574589955,0.5050277159802911,0.13340301683298508,0.11714424594329785,0.1067056754647349,0.19719924960401194,0.5827056876713982,-0.2276875019943057,-0.2416551746081819,-0.12198365424672045,-0.041385781741937036,0.01740683252894776,0.03253671464673124,0.03464335862219917,0.035478512776716646,0.043863767250282626,0.0453868819299036,0.04557982382995388,0.04562962720651701,0.04567484848563552,0.045762507524407005,0.04580514264254987,0.045803940972507846,0.04578097998165508,0.045760342450167274,0.04574968190465265,0.0457379802547613,0.045724821960504224,0.04571997181221664,0.045772460924853015,0.04542611068693046,0.0451618130412479,0.04503763389487532,0.04495956081228609,0.04492839364785802,0.04494638280897387,0.044930064447788104,0.04494729428194876,0.04498291169387241,0.04490837473536219,0.04503491300242482,0.04555361549089042,0.04773668103049331,0.06996056854133868,0.0877309479668071,0.11080485719031437,0.127949538318835,0.13283473579025934,0.1343350254363016,0.1345856558873182,0.13571494391401737,0.1386377948053628,0.14420233522630324)


# Calculate positions for the mass extinction events
perm_trias_extinction = -252 # End-Permian mass extinction (252 Ma)
guadalupian_extinction = -261 # Guadalupian extinction (261 Ma)

# Define custom tick positions at 10 MY intervals
x_ticks <- seq(-300, -200, by=10)
x_tick_labels <- abs(x_ticks)

# First plot: Speciation rate
par(mar=c(5, 5, 4.5, 2))  # bottom, left, top, right margins
################################# CHANGE Y LIM IF NEEDED
plot(age, age, type='n', ylim=c(0, 1), xlim=c(-300, -200), # Changed xlim to -300, -200, from auto-generated values 
################################ CHANGE TITLE BELOW
     ylab='Speciation rate', xlab='Ma', main='Reptilia Terr Combined No Resampling: RJMCMC No Preds', 
     xaxt='n', cex.main=1.5, cex.lab=1.4, cex.axis=1.3) # xaxt removes default x axis
axis(1, at=x_ticks, labels=x_tick_labels, cex.axis=1.3) # Custom x-axis with 10MY interval ticks
plot_RTT(age, L_hpd_M95, L_hpd_m95, L_mean, "#4c4cec")
lines(rev(age), rev(L_mean), col="#4c4cec", lwd=3)

# Add vertical lines for mass extinction events
abline(v=perm_trias_extinction, col="red", lty=2) 
abline(v=guadalupian_extinction, col="red", lty=2)

# Second plot: Extinction rate
par(mar=c(5, 5, 1, 2))  # bottom, left, top, right margins. Reduced top margin to 2.5 (from 4.5)
################################# CHANGE Y LIM IF NEEDED
plot(age, age, type='n', ylim=c(0, 1), xlim=c(-300, -200), # Changed xlim to -300, -200, from auto-generated values 
     ylab='Extinction rate', xlab='Ma',
     xaxt='n', cex.main=1.5, cex.lab=1.4, cex.axis=1.3) # xaxt removes default x axis
axis(1, at=x_ticks, labels=x_tick_labels, cex.axis=1.3) # Custom x-axis with 10MY interval ticks

plot_RTT(age, M_hpd_M95, M_hpd_m95, M_mean, "#e34a33")
lines(rev(age), rev(M_mean), col="#e34a33", lwd=3)

# Add vertical lines for mass extinction events
abline(v=perm_trias_extinction, col="red", lty=2)
abline(v=guadalupian_extinction, col="red", lty=2)


# Third plot: Net diversification rate
par(mar=c(5, 5, 1, 2))  # bottom, left, top, right margins. Reduced top margin to 2.5 (from 4.5)
################################# CHANGE Y LIM IF NEEDED
plot(age, age, type='n', ylim=c(-0.5, 1), xlim=c(-300, -200), # Changed xlim to -300, -200, from auto-generated values
     ylab='Net diversification rate', xlab='Ma',
     xaxt='n', cex.main=1.5, cex.lab=1.4, cex.axis=1.3) # xaxt removes default x axis
axis(1, at=x_ticks, labels=x_tick_labels, cex.axis=1.3) # Custom x-axis with 10MY interval ticks

abline(h=0, lty=2, col="black")
plot_RTT(age, R_hpd_M95, R_hpd_m95, R_mean, "#504A4B")
lines(rev(age), rev(R_mean), col="#504A4B", lwd=3)

# Add vertical lines for mass extinction events
abline(v=perm_trias_extinction, col="red", lty=2)
abline(v=guadalupian_extinction, col="red", lty=2)

dev.off()
